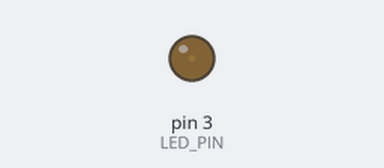
Simulated run of this sketch. Board: Arduino Uno, built with avr-gcc and run on an emulated ATmega328P. On the bench: output pins drawn as LEDs (lit = HIGH). What the sketch prints to the serial monitor is not drawn.

Above: at 0.05 s.
At 1.2 s:
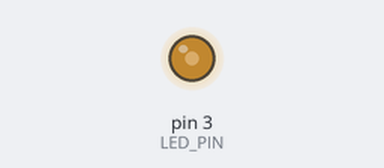
At 2.35 s:
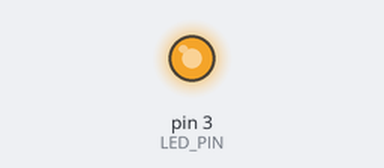
At 4.65 s:
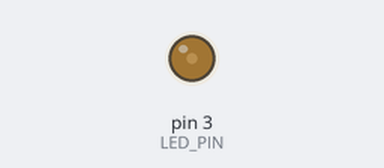
Timing chart, 0 to 6.8 s (numbered marks = the images above):
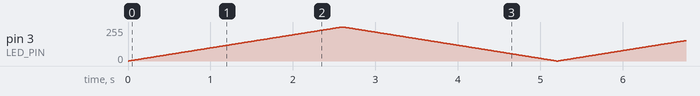

The sketch:

02_PMW_03.ino
```cpp
int LED_PIN = 3;
int i = 0;

void setup() {
  Serial.begin(9600);
  pinMode(LED_PIN, OUTPUT);
}

void loop() {
  for (int i = 0; i <= 255; i++) {
    analogWrite(LED_PIN, i);
    delay(10);
    Serial.println(i);
  }

  for (int i = 255; i >= 0; i--) {
    analogWrite(LED_PIN, i);
    delay(10);
    Serial.println(i);
  }
 // println : 출력 + 줄바꿈
}

/*
Serial: 시리얼 통신을 담당하는 객체
  시리얼 통신 : 글자, 숫자, 데이터를 주고 받는 통신

Serial.begin(9600);
- 아두이노가 pc와 통신하기 위해 시리얼 통신을 시작하겠다 명시하는 코드
- 매개변수로 넣은 값 속도로 시리얼 통신을 시작함
- 통신 속도는 대체로 9600을 사용(오래 전부터 사용해온 안정적이고 에러 없는 표준 속도,
  통신속도가 너무 빠르면 데이터 손실, 느리면 데이터 전송 불편.
  거의 모든 장치가 지원하는 속도)
- setup() 함수 내에 한 번만 작성하면 됨

Serial.print();
- 아두이노에서 PC(시리얼 모니터)로 문자나 숫자, 변수값을 보내주는 함수
- 통신 상태 or 디버깅용으로 사용
*/
```
